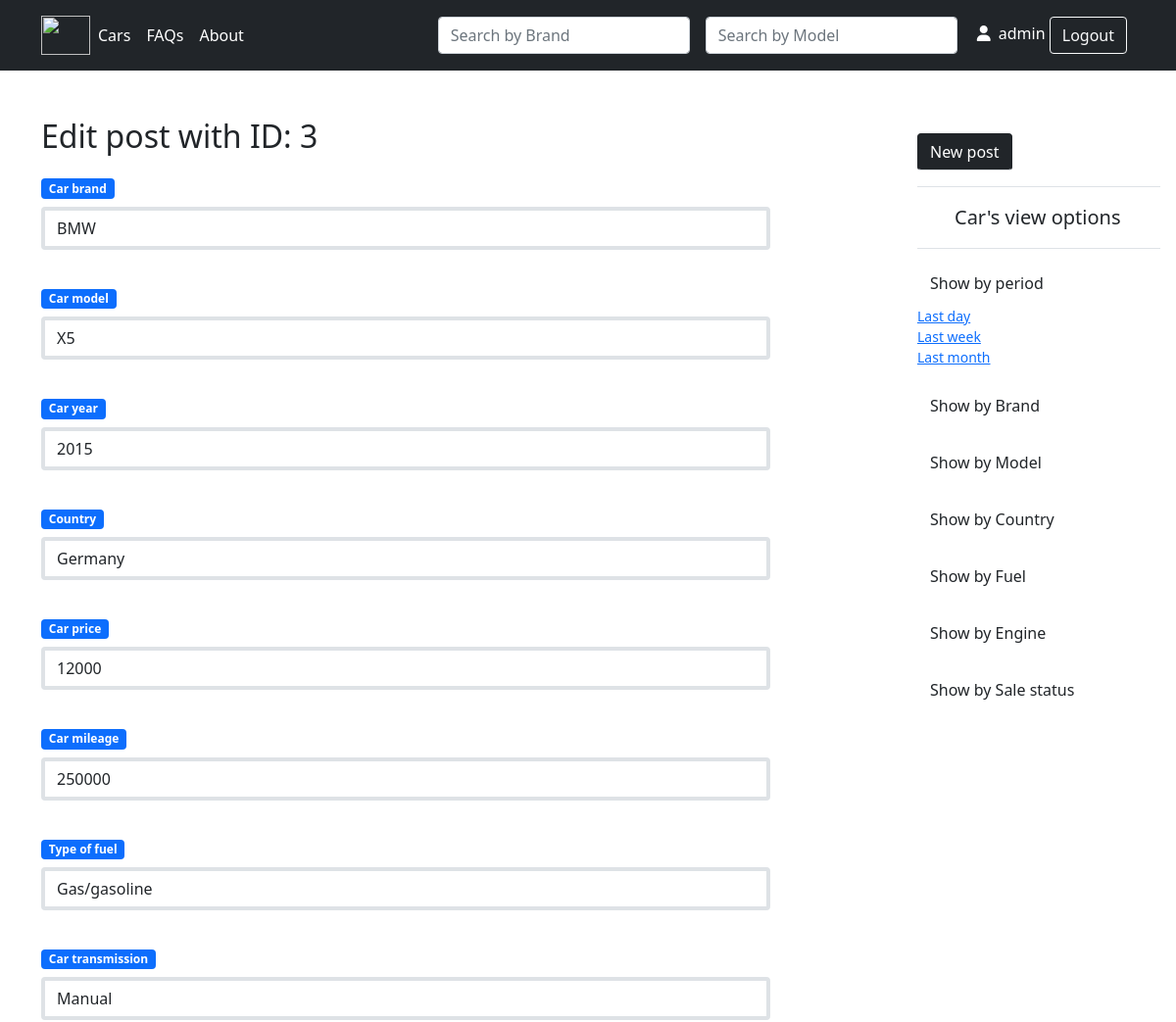
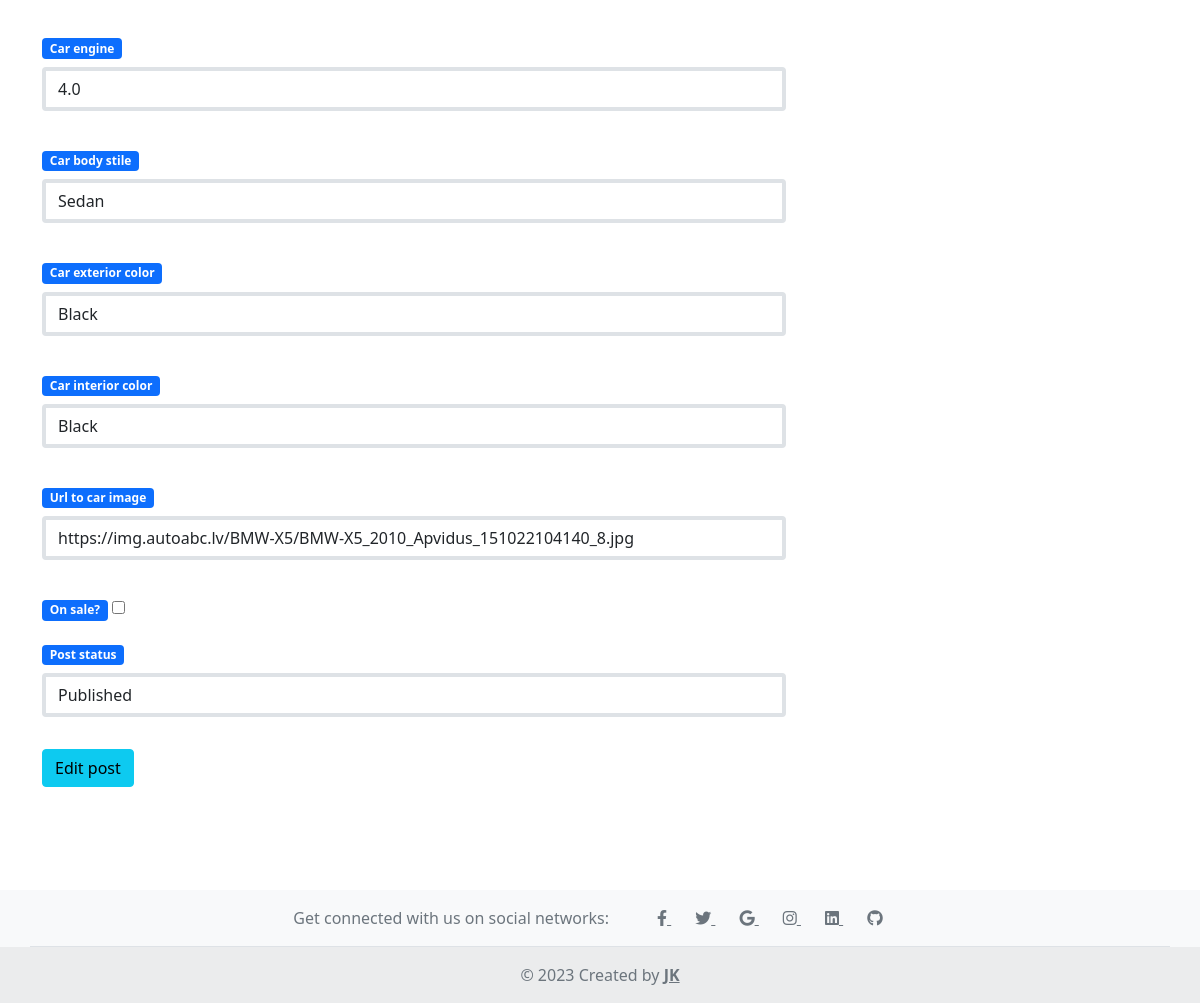
The app's page /post/update/3 (signed in) with its own data (2 pictures, top to bottom).
### cars_api/models.py (models this page shows, shortened)
class Car(models.Model):
    STATUS_CHOICES = (
        ('draft', 'Draft'),
        ('published', 'Published')
    )
    owner = models.ForeignKey(User,
                              on_delete=models.CASCADE)
    country = models.CharField(max_length=50)
    brand = models.CharField(max_length=50)
    model = models.CharField(max_length=50)
    year = models.IntegerField()
    price = models.IntegerField()
    mileage = models.IntegerField()
    fuel = models.CharField(max_length=50)
    transmission = models.CharField(max_length=50)
    engine = models.CharField(max_length=50)
    body_stile = models.CharField(max_length=50)
    exterior_color = models.CharField(max_length=50)
    interior_color = models.CharField(max_length=50)
    on_sale = models.BooleanField()
    publish = models.DateTimeField(default=timezone.localtime)
    created = models.DateTimeField(auto_now_add=True)
    updated = models.DateTimeField(auto_now=True)
    image_url = models.URLField(max_length=250,
                                null=True)
    status = models.CharField(max_length=10,
                              choices=STATUS_CHOICES,
                              default='draft')
    slug = models.SlugField(max_length=200,
                            unique_for_date='publish')
    objects = models.Manager()
    published = PublishManager()
    class Meta:
        ordering = ('-publish', '-created')
        verbose_name_plural = "cars"

### cars_api/views.py (the view, shortened to what this page needs)
# urls.py: path('post/update/<int:pk>', views.PostUpdateView.as_view(), name='post_update'),
class PostUpdateView(LoginRequiredMixin, UpdateView):
    model = Car
    form_class = PostForm
    template_name = 'cars_api/post/edit.html'
    def get_object(self, queryset=None):
        pk = self.kwargs.get('pk')
        return get_object_or_404(Car, pk=pk)
    def get_context_data(self, **kwargs):
        context = super().get_context_data(**kwargs)
        context['post'] = self.object
        return context

### templates/cars_api/post/edit.html (shortened to what this page needs)
{% extends 'base/base.html' %}
{% block content %}
{% if request.user == post.owner or request.user.is_superuser %}
<h2>Edit post with ID: {{ post.pk }}</h2>
<form method="POST" class="col-md-8 mb-3">
    {% for field in form %}
        <label class="form-label badge bg-primary text-wrap mt-3" for="{{ field.auto_id }}">
            {{ field.label }}
        </label>
        {{ field }}
        <br>
    {% endfor %}
    <button type="submit" class="btn btn-info mt-2">Edit post</button>
</form>
{% endif %}
{% endblock content %}

### templates/base/base.html (shortened to what this page needs)
{% load static %}
<!doctype html>
<html lang="en">
<head>
    <link rel="stylesheet" type="text/css" href="{% static 'css/style.css' %}"/>
    <link rel="stylesheet" href="https://cdnjs.cloudflare.com/ajax/libs/font-awesome/6.3.0/css/all.min.css" />
    <link href="https://cdn.jsdelivr.net/npm/bootstrap@5.0.2/dist/css/bootstrap.min.css" rel="stylesheet">
    <link rel="stylesheet" href="https://getbootstrap.com/docs/5.0/examples/sidebars/sidebars.css">
    <link rel="stylesheet" href="https://cdnjs.cloudflare.com/ajax/libs/bootstrap-datepicker/1.9.0/css/bootstrap-datepicker.min.css">
</head>
<body>
{% include 'base/nav/header.html' %}
{% include 'base/nav/sidebar.html' %}
<div class="container mt-5">
    {% block content %}
    {% endblock content %}
</div>
<div class="divide"></div>
{% include 'base/nav/footer.html' %}
</body>
</html>

### templates/base/nav/header.html (shortened to what this page needs)
<header class="p-3 bg-dark text-white">
    <div class="container">
      <div class="d-flex flex-wrap align-items-center justify-content-center justify-content-lg-start">
        <ul class="nav col-12 col-lg-auto me-lg-auto mb-2 justify-content-center mb-md-0">
          <li>
              <img src="https://encrypted-tbn0.gstatic.com/images?q=tbn:ANd9GcSKqybtylkDAIN2cCce47q26428PrlPZJ_V0eLMl_h9r1irglLDT29Ayrr85Dy8G7oE8pg&usqp=CAU" width="50" height="40">
          </li>
          <li><a href="{% url 'cars_api:post_list' %}" class="nav-link px-2 text-white">Cars</a></li>
          <li><a href="#" class="nav-link px-2 text-white">FAQs</a></li>
          <li><a href="#" class="nav-link px-2 text-white">About</a></li>
        </ul>
        <form class="col-12 col-lg-auto mb-3 mb-lg-0 me-lg-3" action="{% url 'cars_api:post_list' %}">
          <input name="brand" type="search" class="form-control form-control-dark" placeholder="Search by Brand"
          aria-label="Search">
        </form>
        <br>
        <form class="col-12 col-lg-auto mb-3 mb-lg-0 me-lg-3" action="{% url 'cars_api:post_list' %}">
          <input name="model" type="search" class="form-control form-control-dark" placeholder="Search by Model"
          aria-label="Search">
        </form>
          <div class="text-end">
          {% if request.user.is_authenticated %}
            <i class="fas fa-user mx-1"></i>
          {{ request.user.username }}
            <a href="{% url 'accounts:logout' %}">
              <button type="button" class="btn btn-outline-light me-2">Logout</button>
            </a>
          {% endif %}
          </div>
      </div>
    </div>
</header>

### templates/base/nav/sidebar.html (shortened to what this page needs)
<div class="flex-shrink-0 p-3 bg-white float-end mt-5" style="width: 280px;">
  <div class="d-flex align-items-center pb-3 mb-3 link-dark text-decoration-none border-bottom" style="">
      <a class="btn btn-dark text-decoration-none border-bottom" href="{% url 'cars_api:post_create' %}">New post</a>
    </div>
  <a href="/" class="d-flex align-items-center pb-3 mb-3 link-dark text-decoration-none border-bottom">
    <svg class="bi me-2" width="30" height="24"><use xlink:href="#bootstrap"></use></svg>
    <span class="fs-5 fw-semibold">Car's view options</span>
  </a>
      <ul class="list-unstyled ps-0">
        <li class="mb-1">
          <button class="btn btn-toggle align-items-center rounded collapsed" data-bs-toggle="collapse" data-bs-target="#home-collapse" aria-expanded="true">
            Show by period
          </button>
        </li>
          <div class="collapse show" id="home-collapse">
            <ul class="btn-toggle-nav list-unstyled fw-normal pb-1 small">
              <li>
                <a href="?period=day">Last day</a>
              </li>
              <li>
                <a href="?period=week">Last week</a>
              </li>
              <li>
                <a href="?period=month">Last month</a>
              </li>
            </ul>
          </div>
      </ul>
      <ul class="list-unstyled ps-0">
        <li class="mb-1">
          <button class="btn btn-toggle align-items-center rounded collapsed" data-bs-toggle="collapse" data-bs-target="#home-collapse" aria-expanded="true">
            Show by Brand
          </button>
          <div class="collapse show" id="home-collapse">
            <ul class="btn-toggle-nav list-unstyled fw-normal pb-1 small">
            </ul>
          </div>
        </li>
      </ul>
      <ul class="list-unstyled ps-0">
        <li class="mb-1">
          <button class="btn btn-toggle align-items-center rounded collapsed" data-bs-toggle="collapse" data-bs-target="#home-collapse" aria-expanded="true">
            Show by Model
          </button>
          <div class="collapse show" id="home-collapse">
            <ul class="btn-toggle-nav list-unstyled fw-normal pb-1 small">
            </ul>
          </div>
        </li>
      </ul>
      <ul class="list-unstyled ps-0">
        <li class="mb-1">
          <button class="btn btn-toggle align-items-center rounded collapsed" data-bs-toggle="collapse" data-bs-target="#home-collapse" aria-expanded="true">
            Show by Country
          </button>
          <div class="collapse show" id="home-collapse">
            <ul class="btn-toggle-nav list-unstyled fw-normal pb-1 small">
            </ul>
          </div>
        </li>
      </ul>
      <ul class="list-unstyled ps-0">
        <li class="mb-1">
          <button class="btn btn-toggle align-items-center rounded collapsed" data-bs-toggle="collapse" data-bs-target="#home-collapse" aria-expanded="true">
            Show by Fuel
          </button>
          <div class="collapse show" id="home-collapse">
            <ul class="btn-toggle-nav list-unstyled fw-normal pb-1 small">
            </ul>
          </div>
        </li>
      </ul>
      <ul class="list-unstyled ps-0">
        <li class="mb-1">
          <button class="btn btn-toggle align-items-center rounded collapsed" data-bs-toggle="collapse" data-bs-target="#home-collapse" aria-expanded="true">
            Show by Engine
          </button>
          <div class="collapse show" id="home-collapse">
            <ul class="btn-toggle-nav list-unstyled fw-normal pb-1 small">
            </ul>
          </div>
        </li>
      </ul>
      <ul class="list-unstyled ps-0">
        <li class="mb-1">
          <button class="btn btn-toggle align-items-center rounded collapsed" data-bs-toggle="collapse" data-bs-target="#home-collapse" aria-expanded="true">
            Show by Sale status
          </button>
          <div class="collapse show" id="home-collapse">
            <ul class="btn-toggle-nav list-unstyled fw-normal pb-1 small">
            </ul>
          </div>
        </li>
      </ul>
      <br>
</div>

### templates/base/nav/footer.html
<footer class="text-center text-lg-start bg-light text-muted fixed-bottom">
  <section class="d-flex justify-content-center p-3 border-bottom container">
    <div class="me-5 d-none d-lg-block">
      <span>Get connected with us on social networks:</span>
    </div>
    <div>
      <a href="" class="me-4 text-reset">
        <i class="fab fa-facebook-f"></i>
      </a>
      <a href="" class="me-4 text-reset">
        <i class="fab fa-twitter"></i>
      </a>
      <a href="" class="me-4 text-reset">
        <i class="fab fa-google"></i>
      </a>
      <a href="" class="me-4 text-reset">
        <i class="fab fa-instagram"></i>
      </a>
      <a href="" class="me-4 text-reset">
        <i class="fab fa-linkedin"></i>
      </a>
      <a href="" class="me-4 text-reset">
        <i class="fab fa-github"></i>
      </a>
    </div>
  </section>
  <div class="text-center p-3" style="background-color: rgba(0, 0, 0, 0.05);">
    © <span id="footerYear"></span> Created by
    <a class="text-reset fw-bold" href="#">JK</a>
  </div>
</footer>

### static/css/style.css (style rules this page uses)
.divide { height: 200px; }

### records on screen
Car: pk "3", form "BMW" "X5" "2015" "Germany" "12000" "250000" "Gas/gasoline" "Manual" "4.0" "Sedan" "Black" "Black" "https://img.autoabc.lv/BMW-X5/BMW-X5_2010_Apvidus_151022104140_8.jpg" "Published"

### other values on screen
{{ request.user.username }} "admin"
{{ field.label }} "Car brand" "Car model" "Car year" "Country" "Car price" "Car mileage" "Type of fuel" "Car transmission" "Car engine" "Car body stile" "Car exterior color" "Car interior color" "Url to car image" "On sale?" "Post status"
